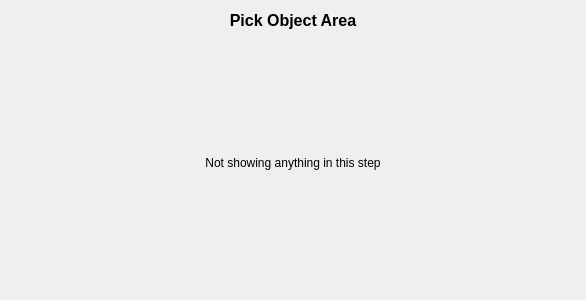
<?xml version="1.0" encoding="UTF-8"?>
<ui version="4.0">
 <class>SrGuiManipulationUi</class>
 <widget class="QWidget" name="SrGuiManipulationUi">
  <property name="geometry">
   <rect>
    <x>0</x>
    <y>0</y>
    <width>586</width>
    <height>300</height>
   </rect>
  </property>
  <property name="windowTitle">
   <string>Event Sequence</string>
  </property>
  <layout class="QGridLayout" name="gridLayout">
   <item row="0" column="0">
    <layout class="QVBoxLayout" name="verticalLayout">
     <item>
      <layout class="QHBoxLayout" name="horizontalLayout_3">
       <item>
        <widget class="QLabel" name="label_2">
         <property name="font">
          <font>
           <pointsize>12</pointsize>
           <weight>75</weight>
           <bold>true</bold>
          </font>
         </property>
         <property name="text">
          <string>Pick Object Area</string>
         </property>
         <property name="alignment">
          <set>Qt::AlignCenter</set>
         </property>
        </widget>
       </item>
      </layout>
     </item>
     <item>
      <layout class="QVBoxLayout" name="verticalLayout_2">
       <item>
        <spacer name="verticalSpacer">
         <property name="orientation">
          <enum>Qt::Vertical</enum>
         </property>
         <property name="sizeHint" stdset="0">
          <size>
           <width>20</width>
           <height>40</height>
          </size>
         </property>
        </spacer>
       </item>
       <item>
        <widget class="QLabel" name="label">
         <property name="text">
          <string>Not showing anything in this step</string>
         </property>
         <property name="alignment">
          <set>Qt::AlignCenter</set>
         </property>
        </widget>
       </item>
       <item>
        <spacer name="verticalSpacer_2">
         <property name="orientation">
          <enum>Qt::Vertical</enum>
         </property>
         <property name="sizeHint" stdset="0">
          <size>
           <width>20</width>
           <height>40</height>
          </size>
         </property>
        </spacer>
       </item>
      </layout>
     </item>
    </layout>
   </item>
  </layout>
 </widget>
 <resources/>
 <connections/>
</ui>
